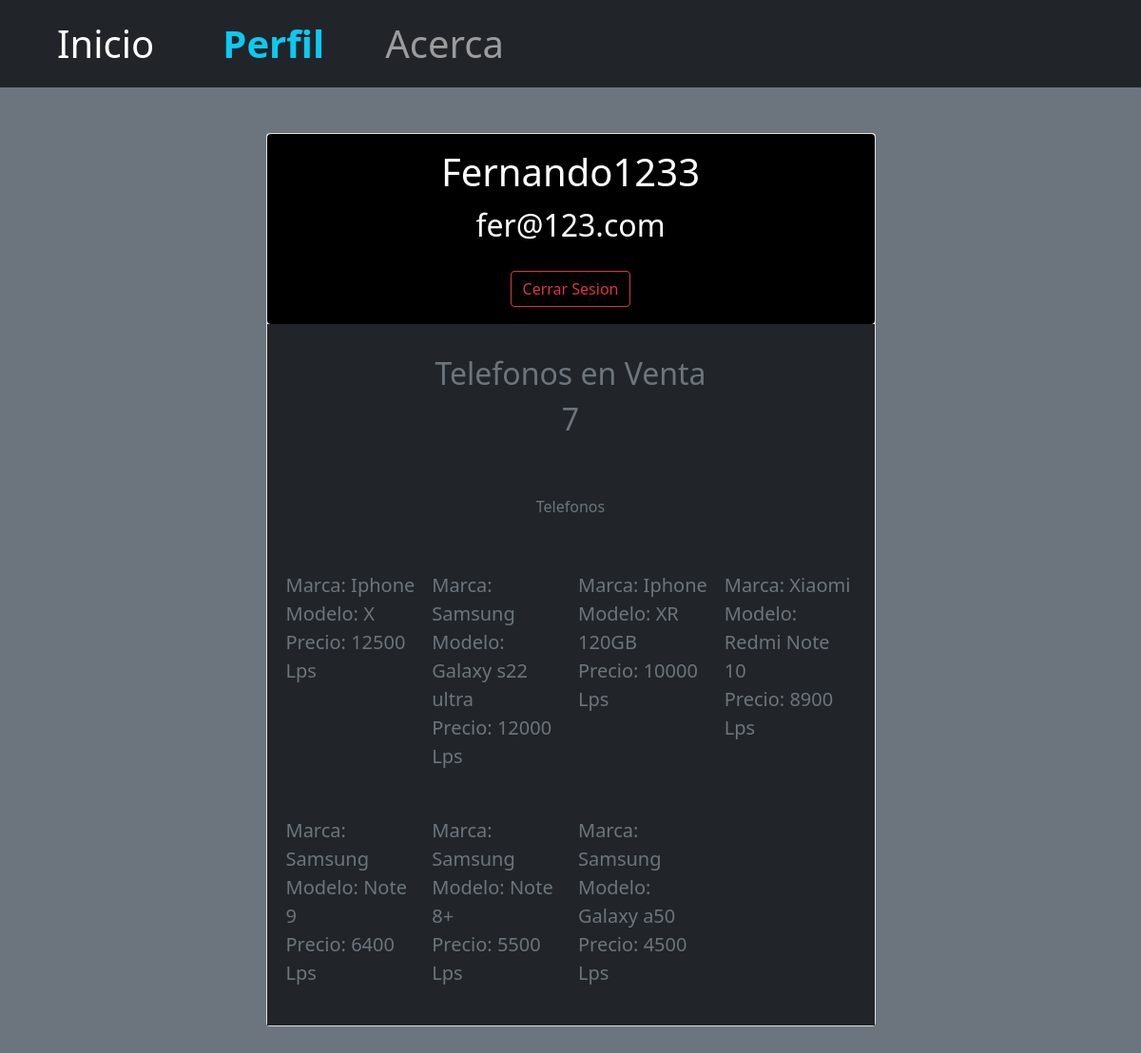
/perfil.php (signed in), run on the app's committed database.
### tables this page shows
CREATE TABLE `productos` (
  `Id` int(11) NOT NULL,
  `marca` varchar(45) DEFAULT NULL,
  `precio` double DEFAULT NULL,
  `createdAt` datetime DEFAULT NULL,
  `idUsuario` int(11) DEFAULT NULL,
  `modelo` varchar(45) DEFAULT NULL
);

### funciones.php (called while the page is built, shortened)
<?php
    function obtProducto($id){
      $conn = conectar();
      $sql = "SELECT * FROM productos where idUsuario = $id ORDER BY precio DESC";
      return mysqli_query($conn, $sql);
    }
?>

### perfil.php (the view, shortened to what this page needs)
<?php
        if(isset($_SESSION["usuario"])){
            $usuario=$_SESSION["usuario"];
             require_once("funciones.php");
             $Telefonos = obtProducto($usuario["Id"]);
             $intTelefonos=0;
               foreach($Telefonos as $r){
                  $intTelefonos++;
               }
        }else{
            header('Location: index.php');
        }
        ?>
<!DOCTYPE html>
<html lang="en">
<head>
    <link href="https://cdn.jsdelivr.net/npm/bootstrap@5.0.2/dist/css/bootstrap.min.css" rel="stylesheet">
</head>
<body class="bg-secondary">
    <header>
         <nav class="navbar navbar-expand-lg navbar-dark bg-dark">
  <div class="container-fluid">
    <a class="navbar-brand ms-5 fs-1" href="inicio.php">Inicio</a>
    <div class="collapse navbar-collapse" id="navbarSupportedContent">
      <ul class="navbar-nav me-auto mb-2 mb-lg-0">
          <li class="nav-item fs-1 ms-5">
              <a class="nav-link text-info fw-bold" href="perfil.php">Perfil</a>
            </li>
            <li class="nav-item ms-5 fs-1">
              <a class="nav-link" aria-current="page" href="#">Acerca</a>
            </li>
      </ul>
    </div>
  </div>
</nav>
</header>
<section class="h-100 gradient-custom-2">
  <div class="container py-5 h-100">
    <div class="row d-flex justify-content-center align-items-center h-100">
      <div class="col col-lg-9 col-xl-7">
        <div class="card">
          <div class="text-center m-auto w-100 rounded text-white d-flex flex-row" style="background-color: #000; height:200px;">
            <div class="m-auto fs-2" style="margin-top: 130px;">
              <h1 ><?php echo ucfirst($usuario["usuario"]);?></h2>
              <p><?php echo $usuario["correo"];?></p>
              <form action="inicio.php" method="post">
        <input class="btn btn-outline-danger" type="submit" name="CerrarSesion" value="Cerrar Sesion">
        </form>
            </div>
          </div>
          <div class="p-4 text-black bg-dark">
            <div class="d-flex justify-content-center text-center py-1">
              <div>
                <p class="fs-2 text-muted mb-0">Telefonos en Venta</p>
                <p class="fs-2 text-muted mb-1"><?php echo $intTelefonos;?></p>
              </div>
            </div>
          </div>
          <div class=" bg-dark text-muted card-body p-4 text-black">
            <div class="d-flex justify-content-center align-items-center mb-4">
              <p class="text-center fw-normal mb-0">Telefonos</p>
            </div>
            <br/>
            <div class="row g-4 text-muted">
              <?php foreach($Telefonos as $tel){?>
              <div class="col-3 text-muted rounded border-black btn-outline-light p-2 mb-2">
              <p class="lead fw-normal mb-0">Marca: <?php echo $tel["marca"];?></p>
              <p class="lead fw-normal mb-0">Modelo: <?php echo $tel["modelo"];?></p>
              <p class="lead fw-normal mb-0">Precio: <?php echo $tel["precio"];?> Lps</p>
               </div>
              <?php }; ?>
            </div>
          </div>
        </div>
      </div>
      </div>
  </div>
</section>
</body>
</html>

### data on the page
productos: marca "Iphone", modelo "X", precio "12500"
productos: marca "Samsung", modelo "Galaxy s22 ultra", precio "12000"
productos: marca "Iphone", modelo "XR 120GB", precio "10000"
productos: marca "Xiaomi", modelo "Redmi Note 10", precio "8900"
productos: marca "Samsung", modelo "Note 9", precio "6400"
productos: marca "Samsung", modelo "Note 8+", precio "5500"
productos: marca "Samsung", modelo "Galaxy a50", precio "4500"

### other printed values
$usuario["usuario"] "Fernando1233"
$usuario["correo"] "fer@123.com"
$intTelefonos "7"
